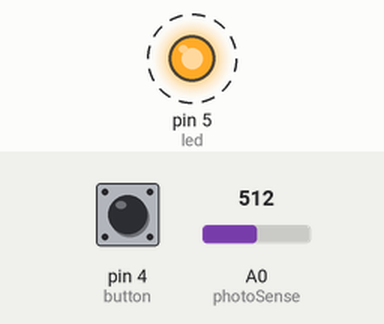
This sketch was run on a simulated Arduino Uno, built with avr-gcc and run on an emulated ATmega328P. Parts: output pins drawn as LEDs (lit = HIGH). Dashed ring = blinking. The test bench sets the inputs (shaded band); at power-on: pin 4 (button) HIGH, A0 (photoSense) = 512. What the sketch prints to the serial monitor is not drawn.

Above: at 0.5 s.
Timing chart, 0 to 4.6 s (numbered marks = the images above):
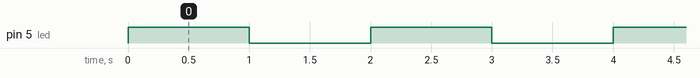

The sketch:

Day_3_Control_Structures.ino
```cpp
const int button = 4;
const int led = 5;
int photoSense = A0;

void setup() {
  // put your setup code here, to run once:
  pinMode(button, INPUT);
  pinMode(led, OUTPUT);
  Serial.begin(9600);

}

void loop() {
  // put your main code here, to run repeatedly:
  int lightLevel = analogRead(photoSense);
  Serial.println(lightLevel);
  Serial.println(digitalRead(button));

  if (digitalRead(button) == LOW){
    if (lightLevel < 600){
      digitalWrite(led, HIGH);
    }
    else{
      digitalWrite(led, LOW);
    }
  }
  else{
    digitalWrite(led, HIGH);
    delay(1000);
    digitalWrite(led, LOW);
    delay(1000);
  }
}
```

Measured:
- by itself, pin 5 (led): alternates HIGH for 1.0 s and LOW for 1.0 s
